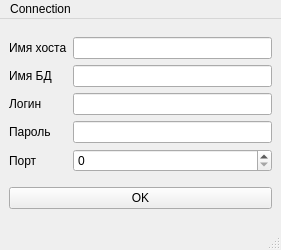
<?xml version="1.0" encoding="UTF-8"?>
<ui version="4.0">
 <class>MainWindow</class>
 <widget class="QMainWindow" name="MainWindow">
  <property name="geometry">
   <rect>
    <x>0</x>
    <y>0</y>
    <width>281</width>
    <height>250</height>
   </rect>
  </property>
  <property name="minimumSize">
   <size>
    <width>281</width>
    <height>250</height>
   </size>
  </property>
  <property name="maximumSize">
   <size>
    <width>281</width>
    <height>250</height>
   </size>
  </property>
  <property name="windowTitle">
   <string>MainWindow</string>
  </property>
  <widget class="QWidget" name="centralwidget">
   <layout class="QGridLayout" name="gridLayout_2">
    <item row="0" column="0">
     <layout class="QGridLayout" name="gridLayout">
      <item row="0" column="0">
       <widget class="QLabel" name="label">
        <property name="text">
         <string>Имя хоста</string>
        </property>
       </widget>
      </item>
      <item row="0" column="1">
       <widget class="QLineEdit" name="lineEdit_2"/>
      </item>
      <item row="4" column="0">
       <widget class="QLabel" name="label_5">
        <property name="text">
         <string>Порт</string>
        </property>
       </widget>
      </item>
      <item row="1" column="1">
       <widget class="QLineEdit" name="lineEdit_3"/>
      </item>
      <item row="4" column="1">
       <widget class="QSpinBox" name="spinBox"/>
      </item>
      <item row="2" column="0">
       <widget class="QLabel" name="label_3">
        <property name="text">
         <string>Логин</string>
        </property>
       </widget>
      </item>
      <item row="2" column="1">
       <widget class="QLineEdit" name="lineEdit_5"/>
      </item>
      <item row="3" column="1">
       <widget class="QLineEdit" name="lineEdit_6"/>
      </item>
      <item row="1" column="0">
       <widget class="QLabel" name="label_2">
        <property name="text">
         <string>Имя БД</string>
        </property>
       </widget>
      </item>
      <item row="3" column="0">
       <widget class="QLabel" name="label_4">
        <property name="text">
         <string>Пароль</string>
        </property>
       </widget>
      </item>
     </layout>
    </item>
    <item row="1" column="0">
     <widget class="QPushButton" name="pushButton">
      <property name="text">
       <string>OK</string>
      </property>
     </widget>
    </item>
   </layout>
  </widget>
  <widget class="QMenuBar" name="menubar">
   <property name="geometry">
    <rect>
     <x>0</x>
     <y>0</y>
     <width>281</width>
     <height>23</height>
    </rect>
   </property>
   <widget class="QMenu" name="menuConnection">
    <property name="title">
     <string>Connection</string>
    </property>
   </widget>
   <addaction name="menuConnection"/>
  </widget>
  <widget class="QStatusBar" name="statusbar"/>
 </widget>
 <resources/>
 <connections/>
</ui>
